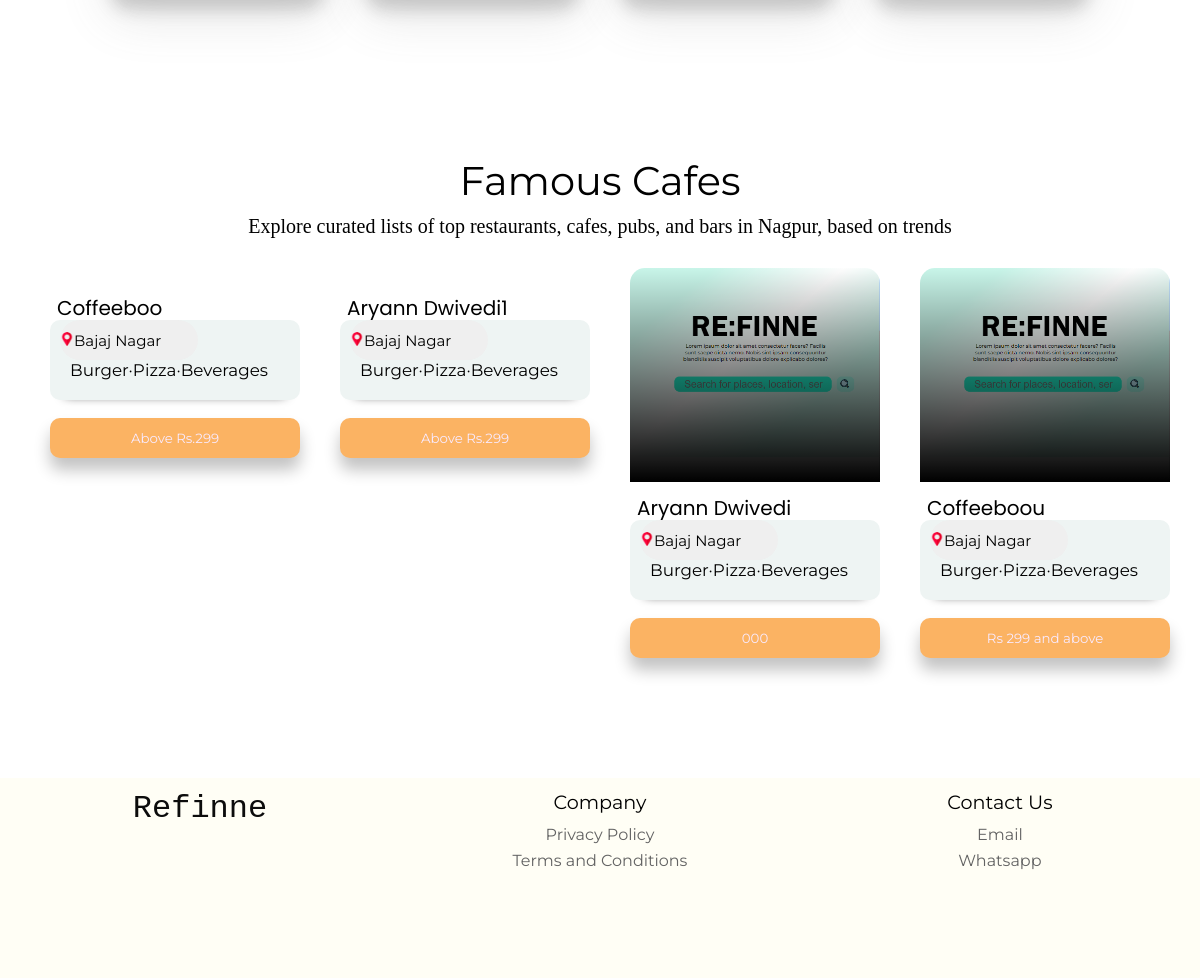
Before: / (lower part) with the older database file.
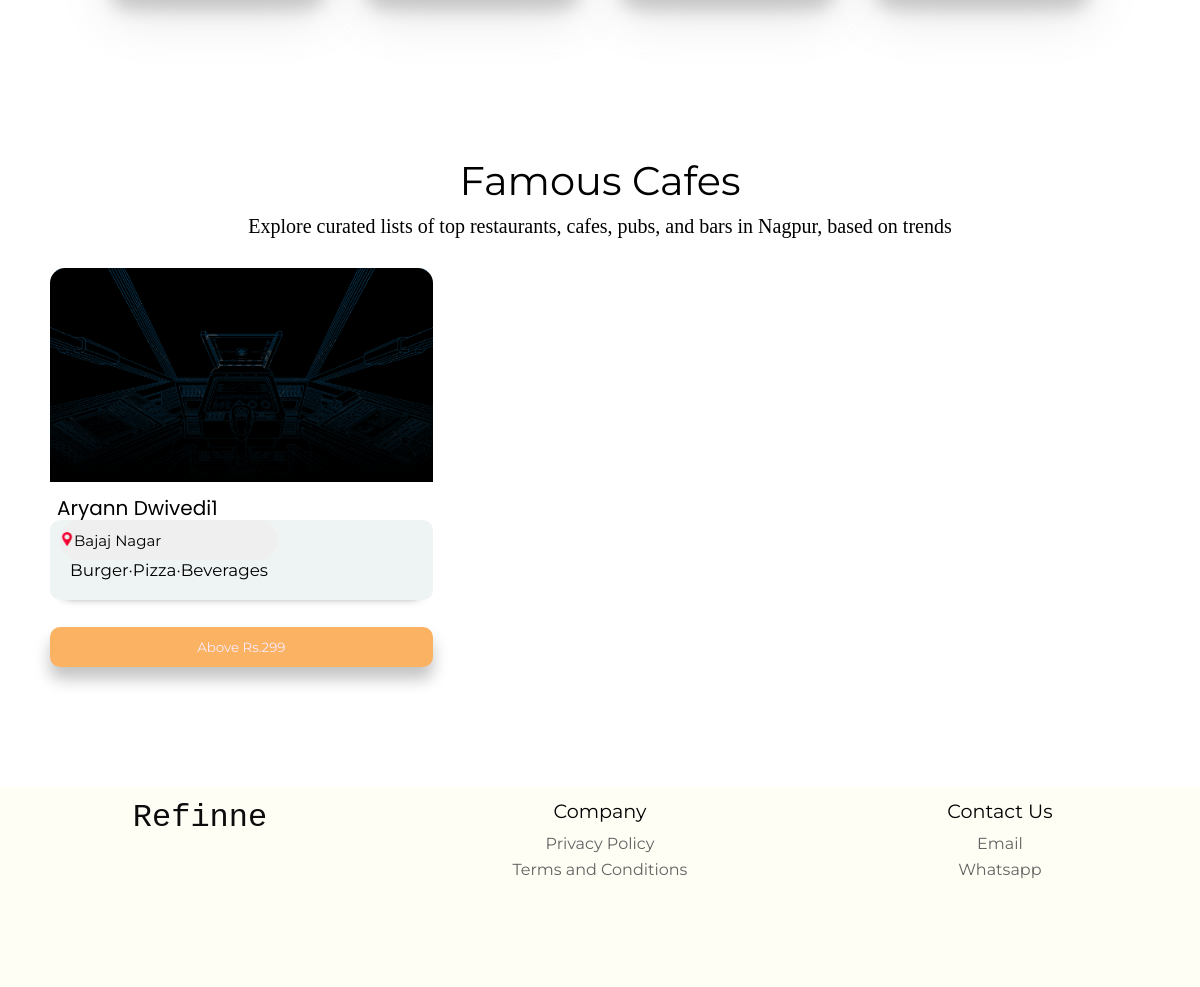
After: the same page with the newer database file.
### coupons/models.py (models this page shows, shortened)
class Coupons(models.Model):
    sno = models.AutoField(primary_key=True)
    name = models.CharField(max_length=255)
    offer = models.IntegerField(default=10)
    code = models.TextField(unique=True)
    conditions = models.TextField(default=000000)
    coins = models.IntegerField(default=10)
    content = models.TextField()
    location = models.TextField(max_length=500, blank=True)
    tags = models.TextField(max_length=500, blank=True)
    image = models.ImageField(null=True, blank=True, upload_to="images/")
    slug = models.CharField(max_length=130,unique=True)

### home/views.py (the view)
# urls.py: path('', views.home,name='home'),
def home(request):
    allCoupons = Coupons.objects.all()
    username = request.user.username
    userCoins = Coins.objects.filter(username = username)
    if(User.objects.filter(username=username).exists() and request.user.profile.position == "owner"):
          data = True
    else:
        data = False
    context = {'data':data,'allCoupons': allCoupons,'userCoins':userCoins}
    return render(request,'home/home.html', context)

### templates/home/home.html (shortened to what this page needs)
{% extends 'base.html' %}
{% load static %}
{% block container-product-coupon %}
<div class="container-product-coupon">
{% for cou in allCoupons %}
<a href="coupons/{{cou.slug}}" class="mobile-display-coupon-box">
<div class="container-display-coupon-box">
    <div class="coupon-display-image">
      <div class="img-gradient">
        {% if cou.image %}
        <img src="{{ cou.image.url }}" class="coupon-image" alt="">
        {% endif %}
      </div>
      <div class="coupon-name">{{cou.name}}</div>
      <div class="coupon-details">
      <div class="coupon-location-api"><button class="find-state" onclick="findMyState()" style="margin-left: 0px; "><img src="{% static 'placeholder.png' %}" style="height:14px;width:14px; "alt="">Bajaj Nagar</button></div>
      <div class="coupon-box-description">Burger·Pizza·Beverages</div> </div>
    </div>
    <a href="coupons/{{cou.slug}}"><button href="#" class="button-check-survey">{{cou.conditions}}</button></a>
  </div>
</a>
  {% endfor %}
</div>
{% endblock container-product-coupon %}

Changed rows visible on the page:
removed Coupons: name "Coffeeboo", conditions "Above Rs.299"
removed Coupons: image (picture), name "Aryann Dwivedi", conditions "000"
removed Coupons: image (picture), name "Coffeeboou", conditions "Rs 299 and above"
changed Coupons "Aryann Dwivedi1": image: picture added
